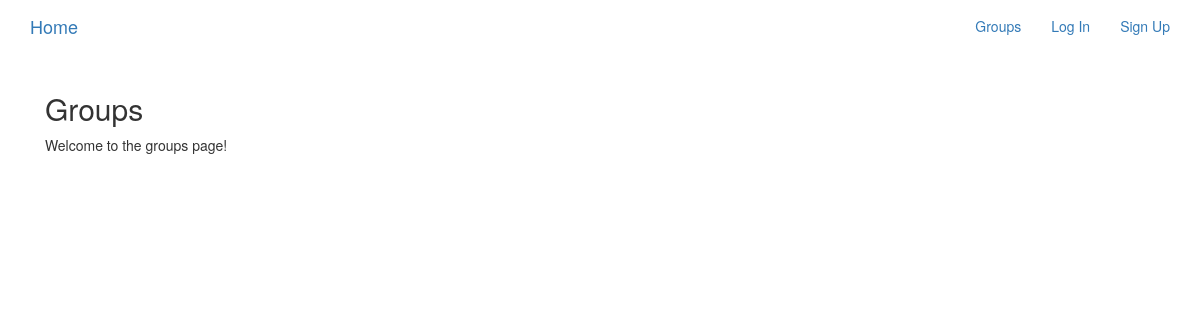
Before: /groups/ with the older database file.
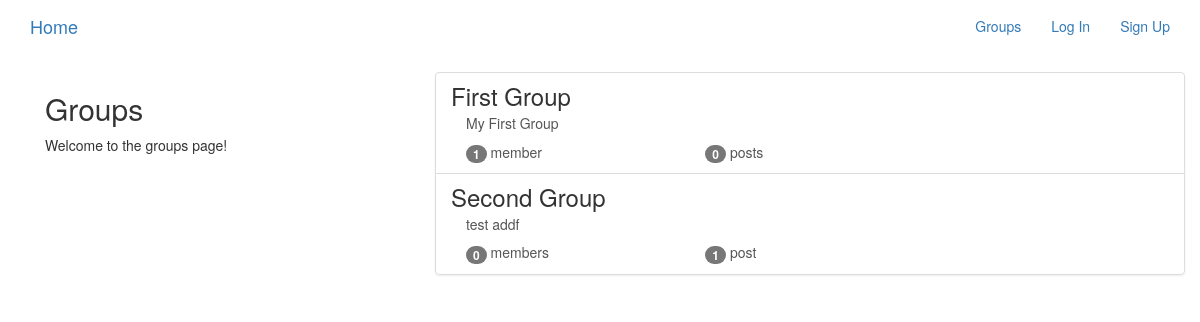
After: the same page with the newer database file.
### groups/models.py (models this page shows, shortened)
class Group(models.Model):
    name = models.CharField(max_length=255,unique=True) # Unique names
    slug = models.SlugField(allow_unicode=True,unique=True) # url
    description = models.TextField(blank=True,default='') # Not mandatory with default value of empty string
    description_html = models.TextField(editable=False, default='', blank=True)
    members = models.ManyToManyField(User, through='GroupMember')
    class Meta:
        ordering = ['name']

### groups/views.py (the view)
# urls.py: path('', views.ListGroups.as_view(), name='all'),
class ListGroups(generic.ListView):
    model = Group

### groups/templates/groups/group_list.html (shortened to what this page needs)
{% extends "groups/group_base.html" %}
{% block pregroup %}
<div class="col-md-4">
    <div class="contenet">
        <h2>Groups</h2>
        <p>Welcome to the groups page!</p>
    </div>
</div>
{% endblock pregroup %}
{% block group_content %}
<div class="col-md-8">
    <div class="list-group">
        {% for group in object_list %}
            <a href="{% url 'groups:single' slug=group.slug %}" class="list-group-item">
                <h3 class="title list-group-item-heading">{{group.name}}</h3>
                <div class="list-group-item-text container-fluid">
                    {{group.description_html|safe}}
                    <div class="row">
                        <div class="col-md-4">
                            <span class="badge">{{group.members.count}}</span> member{{group.members.count|pluralize}}
                        </div>
                        <div class="col-md-4">
                            <span class="badge">{{group.posts.count}}</span> post{{group.posts.count|pluralize}}
                        </div>
                    </div>
                </div>
            </a>
        {% endfor %}
    </div>
</div>
{% endblock group_content %}

### groups/templates/groups/group_base.html (shortened to what this page needs)
{% extends "base.html" %}
{% block content %}
<div class="container">
    <div class="row">
        {% block pregroup %}
        {% endblock pregroup %}
        {% block group_content %}
        {% endblock group_content %}
    </div>
</div>
{% endblock content %}

### templates/base.html (shortened to what this page needs)
<!doctype html>
{% load static %}
<html lang="en">
<head>
  <link rel="stylesheet" href="https://maxcdn.bootstrapcdn.com/bootstrap/3.3.7/css/bootstrap.min.css">
  <link rel="stylesheet" href="https://maxcdn.bootstrapcdn.com/bootstrap/3.3.7/css/bootstrap-theme.min.css">
  <link rel="stylesheet" href="{% static 'forum/css/master.css' %}">
</head>
<body>
    <nav class='navbar mynav' role='navigation' id='navbar'>
      <div class="container">
        <a href="{% url 'home' %}" class="navbar-brand mynav">
          Home
        </a>
        <ul class="nav navbar-nav navbar-right">
          {% if user.is_authenticated %}
            <li><a href="{% url 'posts:create' %}">Post</a></li>
            <li><a href="{% url 'groups:all' %}">Groups</a></li>
            <li><a href="{% url 'groups:create' %}">Create Group</a></li>
            <li><a href="{% url 'accounts:logout' %}">Log Out</a></li>
          {% else %}
            <li><a href="{% url 'groups:all' %}">Groups</a></li>
            <li><a href="{% url 'accounts:login' %}">Log In</a></li>
            <li><a href="{% url 'accounts:signup' %}">Sign Up</a></li>
          {% endif %}
        </ul>
      </div>
    </nav>
    <div class="container mycontent">
      {% block content %}
      {% endblock content %}
    </div>
</body>
</html>

Changed rows visible on the page:
added Group: name "First Group", description_html "My First Group", members.count "1", posts.count "0"
added Group: name "Second Group", description_html "test addf", members.count "0", posts.count "1"
